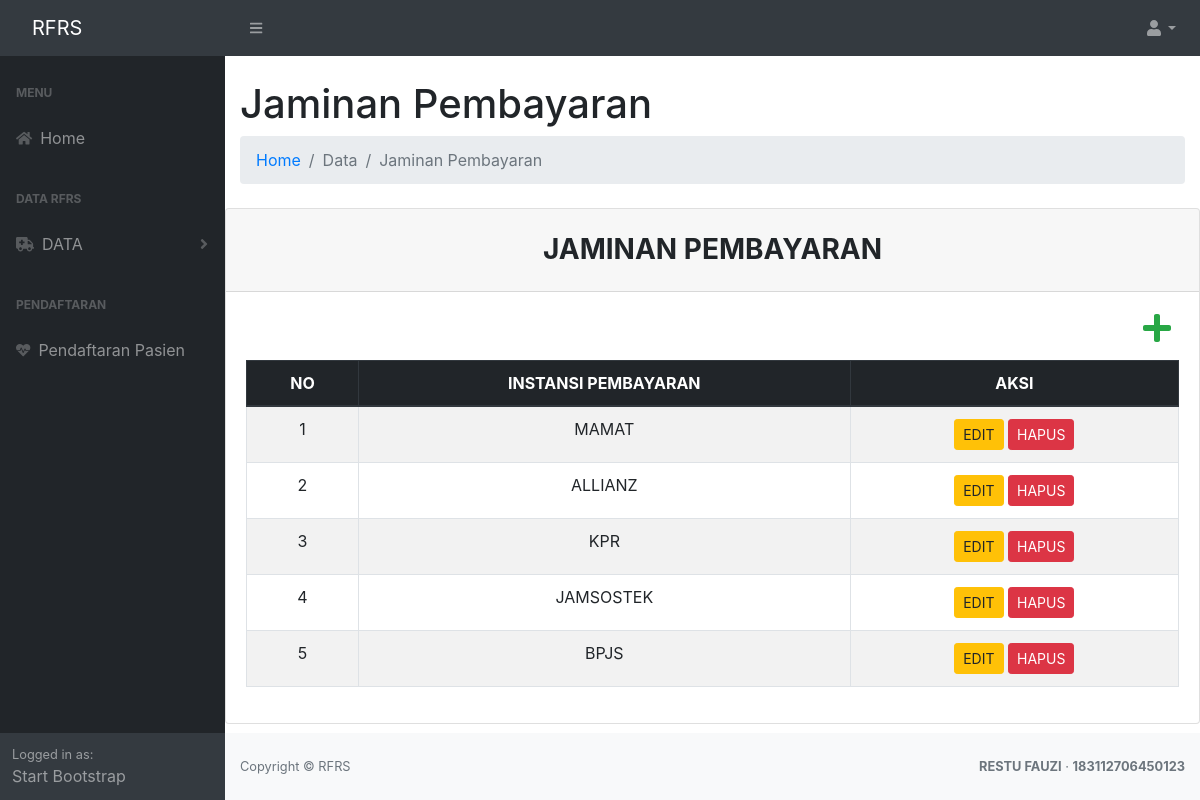
/dist/jaminan.php (signed in), run on the app's committed database.
### tables this page shows
CREATE TABLE `jam_pembayaran` (
  `id` int(11) NOT NULL,
  `nm_pemb` varchar(20) NOT NULL
);

### dist/jaminan.php (the view, shortened to what this page needs)
<?php
    include_once ('config.php');
    include 'layout/sidebar.php';
    include 'layout/topmenu.php';
?>
<!DOCTYPE html>
<html lang="en">
    <head>
        <link href="css/styles.css" rel="stylesheet" />
        <link href="https://cdn.datatables.net/1.10.20/css/dataTables.bootstrap4.min.css" rel="stylesheet" />
        <link rel="stylesheet" href="https://stackpath.bootstrapcdn.com/bootstrap/4.1.3/css/bootstrap.min.css">
    </head>
    <body>
    <div class="container-fluid">
        <h1 class="mt-4">Jaminan Pembayaran</h1>
            <ol class="breadcrumb mb-4">
                <li class="breadcrumb-item"><a href="index.php">Home</a></li>
                <li class="breadcrumb-item active">Data</li>
                <li class="breadcrumb-item active">Jaminan Pembayaran</li>
            </ol>
    </div>
    <div class="card">
        <h3 class="card-header text-center font-weight-bold text-uppercase py-4">JAMINAN PEMBAYARAN</h3>
    <div class="card-body">
        <div id="table" class="table-editable">
            <span class="table-add float-right mb-3 mr-2"><a href="add_jaminan.php" class="text-success"><i
                class="fas fa-plus fa-2x" aria-hidden="true"></i></a></span>
                <table class="table table-bordered table-responsive-md table-striped text-center">
                    <thead class="thead-dark">
                        <tr>
                            <th class="text-center">NO</th>
                            <th class="text-center">INSTANSI PEMBAYARAN</th>
                            <th class="text-center">AKSI</th>
                        </tr>
                        </thead>
                            <tbody>
                            <?php
                            $sql = mysqli_query($koneksi, "SELECT * FROM jam_pembayaran ORDER BY id DESC") or die(mysqli_error($koneksi));
                            if(mysqli_num_rows($sql) > 0){
                                $no = 1;
                                while($data = mysqli_fetch_assoc($sql)){
                                    echo '
                                    <tr>
                                        <td>'.$no.'</td>
                                        <td>'.$data['nm_pemb'].'</td>
                                        <td>
                                            <a href="edit_jaminan.php?id='.$data['id'].'" class="btn btn-warning btn-rounded btn-sm my-0">EDIT</a>
                                            <a href="delete_jaminan.php?id='.$data['id'].'" class="btn btn-danger btn-rounded btn-sm my-0"onclick="return confirm(\'Are you sure?\')">HAPUS</a>
                                        </td>
                                    </tr>
                                    ';
                                    $no++;
                                }
                            }else{
                                echo '
                                <tr>
                                    <td colspan="6">No Data.</td>
                                </tr>
                                ';
                            }
                            ?>
                        </tbody>
                        </table>
                    </div>
                </div>
                </div>
</body>
</html>
<?php
include 'layout/footer.php';
?>

### data on the page
jam_pembayaran: nm_pemb "MAMAT"
jam_pembayaran: nm_pemb "ALLIANZ"
jam_pembayaran: nm_pemb "KPR"
jam_pembayaran: nm_pemb "JAMSOSTEK"
jam_pembayaran: nm_pemb "BPJS"
